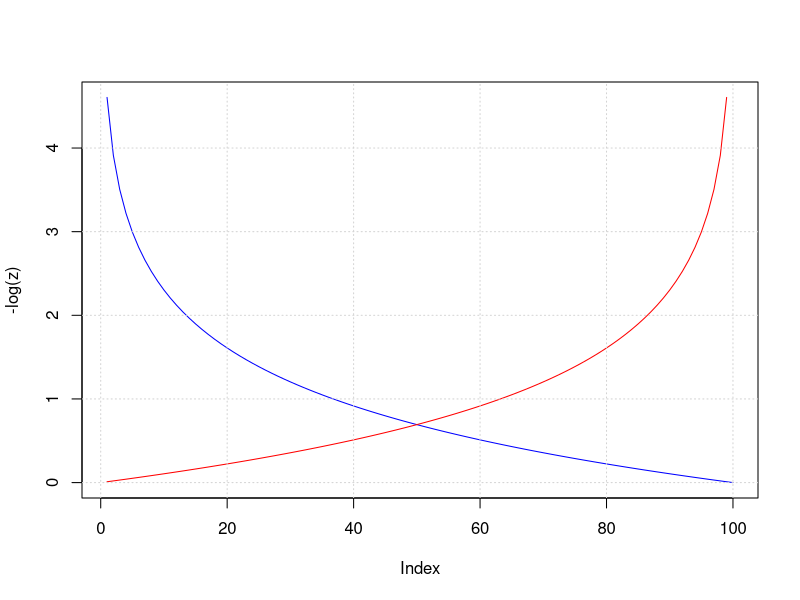

Write the R code that produced this figure.
# Gradient descent for cost function, logistic regression
##########################################################


# Cost function:
# J(<theta>) = 1/m sum(i=1:m) of Cost(h<theta>(x(i)), y(i))
# Cost h<theta>(x, y) = -log(h<theta>(x)) if y = 1
#                       -log(1 - h<theta>(x)) if y = 0
z <- seq(0.01, 1, 0.01)
par(mfrow=c(1,1))
plot(-log(z), pch=19, type="l", col="blue")
lines(-log(1 - z), pch=19, col="red")
grid()
par(mfrow=c(1,1))

# More compact cost function:
# -y*log(h<theta>(x)) - (1-y)*log*(1-h<theta>(x))
# So if y = 1 we have:
# -1*log(h<theta>(x)) - (1-1)*log*(1-h<theta>(x))
# The second term goes away, and we're left with:
# -log(h<theta>(x)) if y = 1
# And if y = 0 we have:
# -0*log(h<theta>(x)) - (1-0)*log*(1-h<theta>(x))
# The first term goes away, and we're left with:
# -log(1 - h<theta>(x)) if y = 0

# So if we want min<theta> of J(<theta>), we need:
# Repeat {
#  <theta>j := <theta>j - a*(dericative of J(<theta)))
#  (simultaneously update all <theta>j. a = g.descent interval)
# }
max.vars <- 20
x <- sample(1:20, max.vars)
y <- ifelse(x <= 7, 0, 1)
lm1 <- glm(y ~ x)
summary(lm1)

e <- exp(1)

# TIPS: http://www.cleveralgorithms.com/machinelearning/optimization/gradient_descent.html
#       http://cs229.stanford.edu/notes/cs229-notes1.pdf
#       http://stackoverflow.com/questions/15478327/implementation-of-logistic-regression-formula-in-r
#       http://work.caltech.edu/library/091.html

# Cost function: -y*log(h<theta>(x)) - (1-y)*log*(1-h<theta>(x))
deriv.exp <- expression(-y * log(1 / (1 + e^(-x))) - (1 - y) * log(1 - (1 / (1 + e^(-x)))))
my.derivative <- D(deriv.exp, "x")
my.derivative <- (-(e^x * (-1 + y) + y)/(1 + e^x))

interval <- 0.01
counter = 1
breakout = 0
org.x <- x

while (breakout == 0) {
  old.x <- x
  
  x <- x - (interval * eval(my.derivative))
  
  if (abs(sum(old.x) - sum(x)) < interval) { break }
  
  if (counter > 10000) { breakout = 1 } # Just in case...
  
  counter <- counter + 1
}

org.x
x
y
#lm1$fitted


